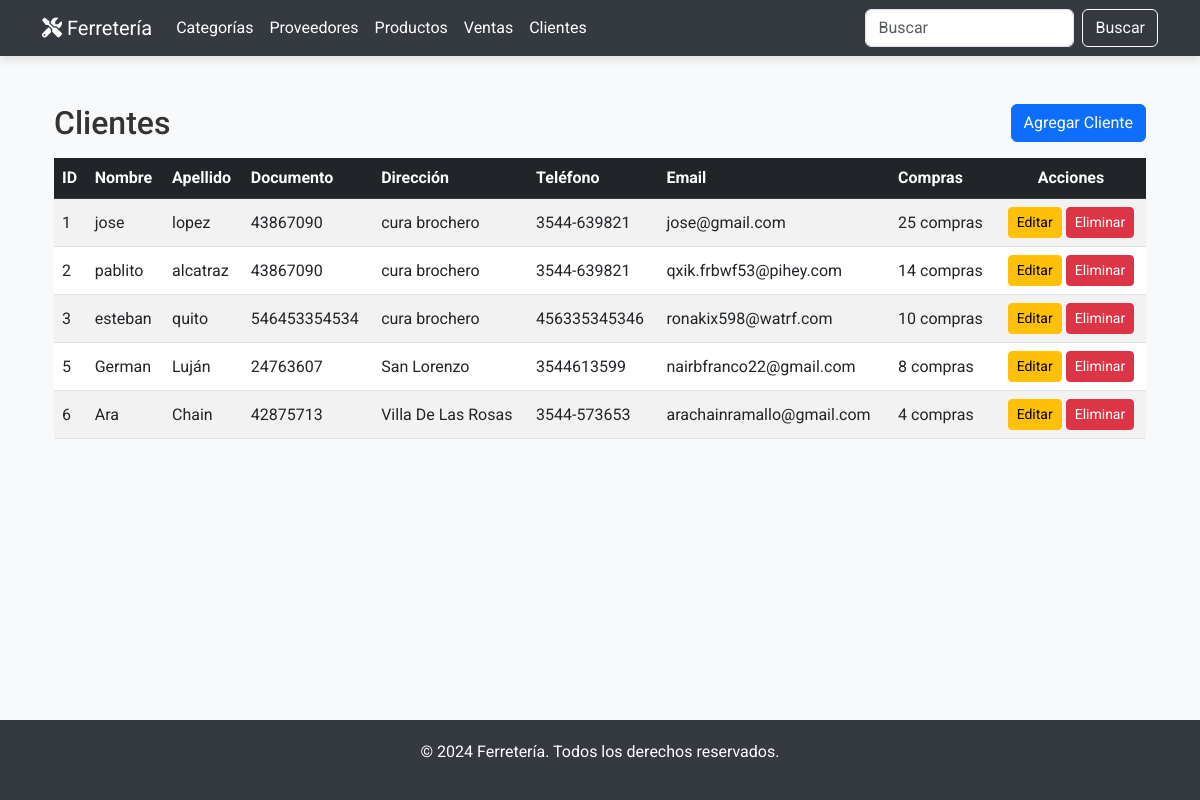
/clientes/, run on an earlier commit of the app's database.
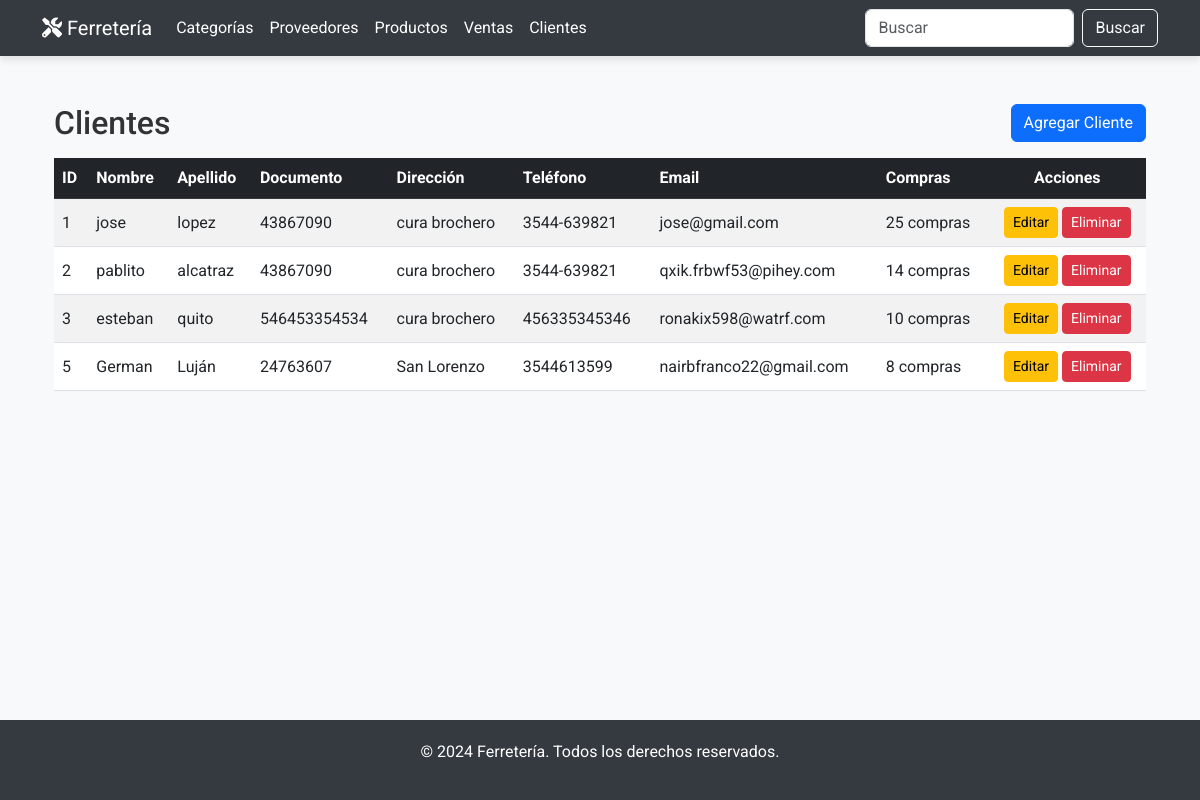
And on a later commit of the database.
### miAplicacion/models.py (models this page shows, shortened)
class Cliente(models.Model):
    nombre = models.CharField(max_length=50)
    apellido = models.CharField(max_length=100)
    documento = models.CharField(max_length=50)
    direccion = models.CharField(max_length=200, default='', blank=True)
    telefono = models.CharField(max_length=15)
    email = models.EmailField(default='', blank=True)

### miAplicacion/views.py (the view)
# urls.py: path('clientes/', views.cliente_lista, name='cliente_lista'),
def cliente_lista(request):
    clientes = Cliente.objects.annotate(compras_recientes=Count('venta'))
    return render(request, 'clientes/cliente_lista.html', {'clientes': clientes})

### miAplicacion/templates/clientes/cliente_lista.html (shortened to what this page needs)
{% extends 'base.html' %}
{% block content %}
<div class="container my-5">
    <div class="d-flex justify-content-between align-items-center mb-3">
        <h2 class="mb-0">Clientes</h2>
        <a href="{% url 'cliente_agregar' %}" class="btn btn-primary">Agregar Cliente</a>
    </div>
    <div class="table-responsive">
        <table class="table table-striped table-hover align-middle">
            <thead class="table-dark">
                <tr>
                    <th>ID</th>
                    <th>Nombre</th>
                    <th>Apellido</th>
                    <th>Documento</th>
                    <th>Dirección</th>
                    <th>Teléfono</th>
                    <th>Email</th>
                    <th>Compras</th>
                    <th class="text-center">Acciones</th>
                </tr>
            </thead>
            <tbody>
                {% for cliente in clientes %}
                <tr onclick="window.location='{% url 'cliente_compras' cliente.id %}'">
                    <td>{{ cliente.id }}</td>
                    <td>{{ cliente.nombre }}</td>
                    <td>{{ cliente.apellido }}</td>
                    <td>{{ cliente.documento }}</td>
                    <td>{{ cliente.direccion }}</td>
                    <td>{{ cliente.telefono }}</td>
                    <td>{{ cliente.email }}</td>
                    <td>{{ cliente.compras_recientes }} compras</td>
                    <td class="text-center">
                        <a href="{% url 'cliente_editar' cliente.id %}" class="btn btn-warning btn-sm">Editar</a>
                        <a href="{% url 'cliente_eliminar' cliente.id %}" class="btn btn-danger btn-sm">Eliminar</a>
                    </td>
                </tr>
                {% endfor %}
            </tbody>
        </table>
    </div>
</div>
{% endblock %}

### miAplicacion/templates/base.html (shortened to what this page needs)
<!DOCTYPE html>
<html lang="es">
<head>
    <link href="https://cdn.jsdelivr.net/npm/bootstrap@5.3.0/dist/css/bootstrap.min.css" rel="stylesheet">
    <link rel="stylesheet" href="https://cdnjs.cloudflare.com/ajax/libs/font-awesome/6.0.0-beta3/css/all.min.css">
</head>
<body>
    <nav class="navbar navbar-expand-lg navbar-dark">
        <div class="container">
            <a class="navbar-brand" href="{% url 'index' %}">
                <i class="fas fa-tools"></i> Ferretería
            </a>
            <div class="collapse navbar-collapse" id="navbarNav">
                <ul class="navbar-nav me-auto">
                    <li class="nav-item">
                        <a class="nav-link" href="{% url 'categoria_list' %}">Categorías</a>
                    </li>
                    <li class="nav-item">
                        <a class="nav-link" href="{% url 'proveedor_list' %}">Proveedores</a>
                    </li>
                    <li class="nav-item">
                        <a class="nav-link" href="{% url 'productos_list' %}">Productos</a>
                    </li>
                        <a class="nav-link" href="{% url 'venta_lista' %}">Ventas</a>
                        <a class="nav-link" href="{% url 'cliente_lista' %}">Clientes</a>
                </ul>
                <form class="d-flex">
                    <input class="form-control me-2" type="search" placeholder="Buscar" aria-label="Search">
                    <button class="btn btn-outline-light" type="submit">Buscar</button>
                </form>
            </div>
        </div>
    </nav>
    <main class="container">
        {% block content %}{% endblock %}
    </main>
    <footer class="footer">
        <p>&copy; 2024 Ferretería. Todos los derechos reservados.</p>
    </footer>
</body>
</html>

### miAplicacion/templates/base.html (style rules this page uses)
body { font-family: 'Roboto', sans-serif; background-color: #f8f9fa; color: #333; display: flex; flex-direction: column; min-height: 100vh; }
.navbar { background-color: #343a40; box-shadow: 0 4px 8px rgba(0, 0, 0, 0.1); }
.navbar-brand, .navbar-nav .nav-link { color: #fff; }
.container { flex: 1; }
.footer { background-color: #343a40; color: #fff; padding: 20px 0; text-align: center; margin-top: auto; }

What changed in the data, as far as the page shows it:
removed Cliente: id "6", nombre "Ara", apellido "Chain", documento "42875713", direccion "Villa De Las Rosas", telefono "3544-573653", email "arachainramallo@gmail.com", compras_recientes "4"
